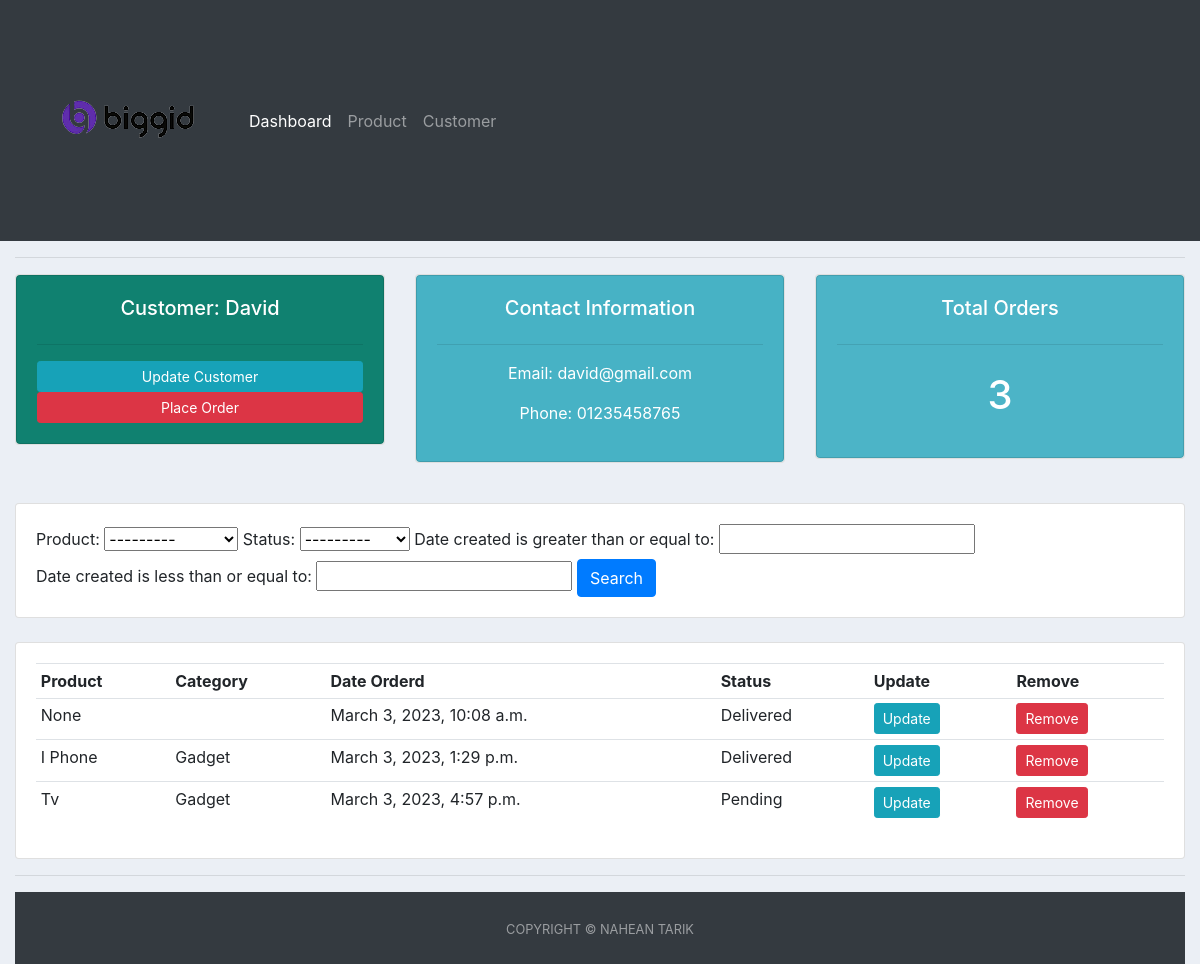
/customer/3/, run on an earlier commit of the app's database.
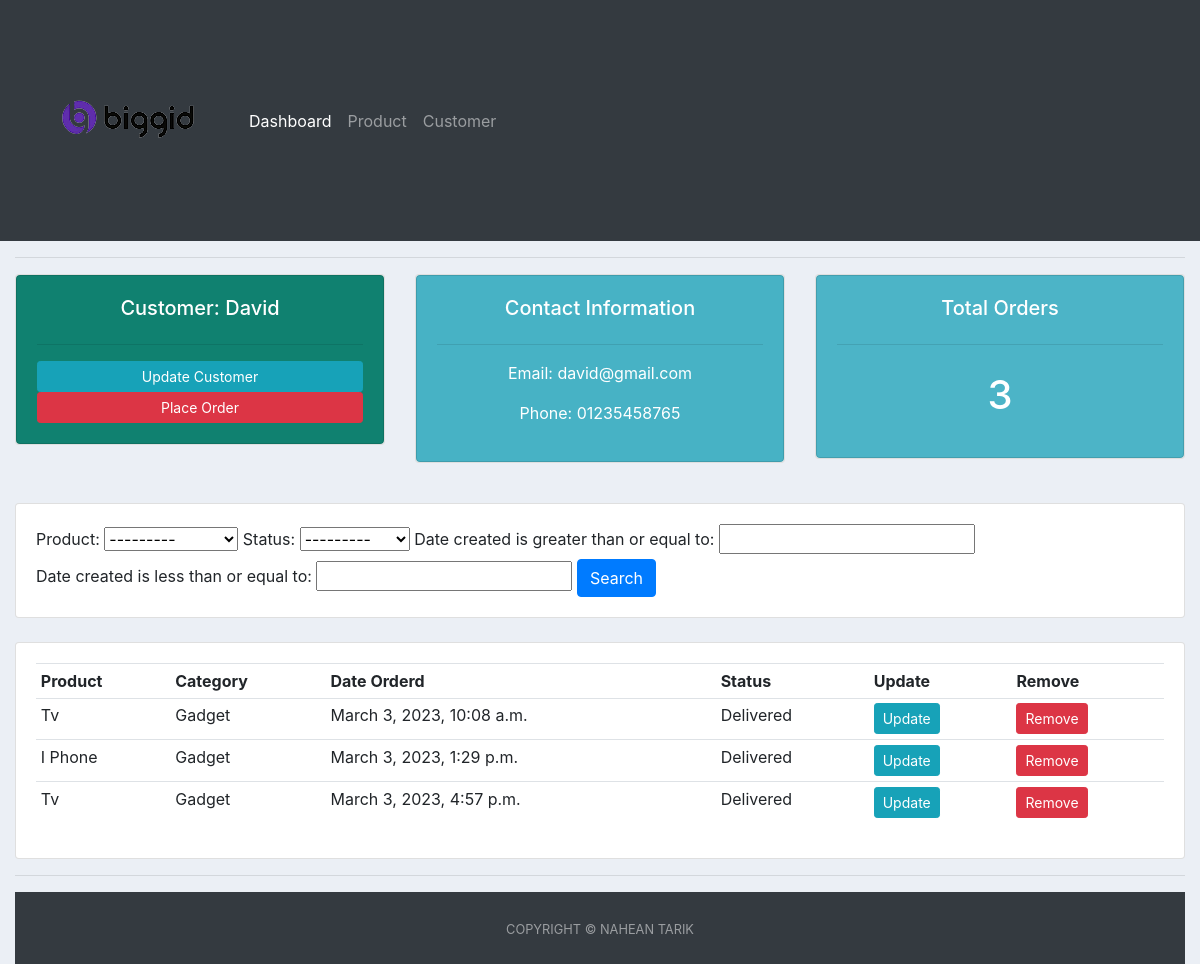
And on a later commit of the database.
### accounts/models.py (models this page shows, shortened)
class Order(models.Model):
    STATUS = (
        ('Pending', 'Pending'),
        ('On Process', 'On Process'),
        ('Delivered', 'Delivered'),
    )
    customer = models.ForeignKey(
        Customer, null=True, on_delete=models.SET_NULL)
    product = models.ForeignKey(Product, null=True, on_delete=models.SET_NULL)
    date_created = models.DateTimeField(auto_now_add=True, null=True)
    status = models.CharField(max_length=200, null=True, choices=STATUS)

class Product(models.Model):
    CATEGORY = (
        ('Food', 'Food'),
        ('Outdoor Item', 'Outdoor Item'),
        ('Gadget', 'Gadget'),
    )
    name = models.CharField(max_length=200, null=True)
    price = models.FloatField(null=True)
    category = models.CharField(max_length=200, null=True, choices=CATEGORY)
    Description = models.CharField(max_length=200, null=True, blank=True)
    date_created = models.DateTimeField(auto_now_add=True, null=True)
    tags = models.ManyToManyField(Tag)
    def __str__(self):
        return self.name

### accounts/views.py (the view)
# urls.py: path('customer/<str:cng>/', views.customer, name='customer'),
def customer(request, cng):
    customer = Customer.objects.get(id=cng)
    orders = customer.order_set.all()
    myFilters = OrderFilters(request.GET, queryset=orders)
    orders = myFilters.qs
    total_orders = orders.count()
    context = {'orders': orders, 'customer': customer,
               'total_orders': total_orders, 'myFilters': myFilters}
    return render(request, 'accounts/customer.html', context)

### accounts/templates/accounts/customer.html
{% extends 'accounts/main.html' %} {% block content %}
<div class="row">
  <div class="col-md">
    <div class="card text-center text-white mb-3" id="Customer">
      <div class="card card-body" style="background-color: #108170">
        <h5>Customer: {{customer.name}}</h5>
        <hr />
        <a class="btn btn-sm btn-info" href="">Update Customer</a>
        <a
          class="btn btn-sm btn-danger"
          href="{% url 'create_order' customer.id %}"
          >Place Order</a
        >
      </div>
    </div>
  </div>
  <div class="col-md">
    <div class="card text-center text-white mb-3" id="Customer">
      <div class="card card-body" style="background-color: #47b2c5">
        <h5>Contact Information</h5>
        <hr />
        <p>Email: {{customer.email}}</p>
        <p>Phone: {{customer.phone}}</p>
      </div>
    </div>
  </div>
  <div class="col-md">
    <div class="card text-center text-white mb-3" id="Customer">
      <div class="card card-body" style="background-color: #4cb4c7">
        <h5>Total Orders</h5>
        <hr />
        <h1 style="text-align: center; padding: 10px">{{total_orders}}</h1>
      </div>
    </div>
  </div>
</div>
<br />
<div class="row">
  <div class="col">
    <div class="card card-body">
      <form method="get">
        {{myFilters.form}}
        <button class="btn btn-primary" type="submit">Search</button>
      </form>
    </div>
  </div>
</div>
<br />
<div class="row">
  <div class="col-md">
    <div class="card card-body">
      <table class="table table-sm">
        <tr>
          <th>Product</th>
          <th>Category</th>
          <th>Date Orderd</th>
          <th>Status</th>
          <th>Update</th>
          <th>Remove</th>
        </tr>
        {% for i in orders %}
        <tr>
          <td>{{i.product}}</td>
          <td>{{i.product.category}}</td>
          <td>{{i.date_created}}</td>
          <td>{{i.status}}</td>
          <td>
            <a class="btn btn-sm btn-info" href="{% url 'update_order' i.id %}"
              >Update</a
            >
          </td>
          <td>
            <a
              class="btn btn-sm btn-danger"
              href="{% url 'customer_order_delete' i.id %}"
              >Remove</a
            >
          </td>
        </tr>
        {% endfor %}
      </table>
    </div>
  </div>
</div>
{% endblock %}

What changed in the data, as far as the page shows it:
changed Order "March 3, 2023, 10:08 a.m.": product "None" → "Tv"; product.category (not shown) → "Gadget"
changed Order "March 3, 2023, 4:57 p.m.": status "Pending" → "Delivered"
